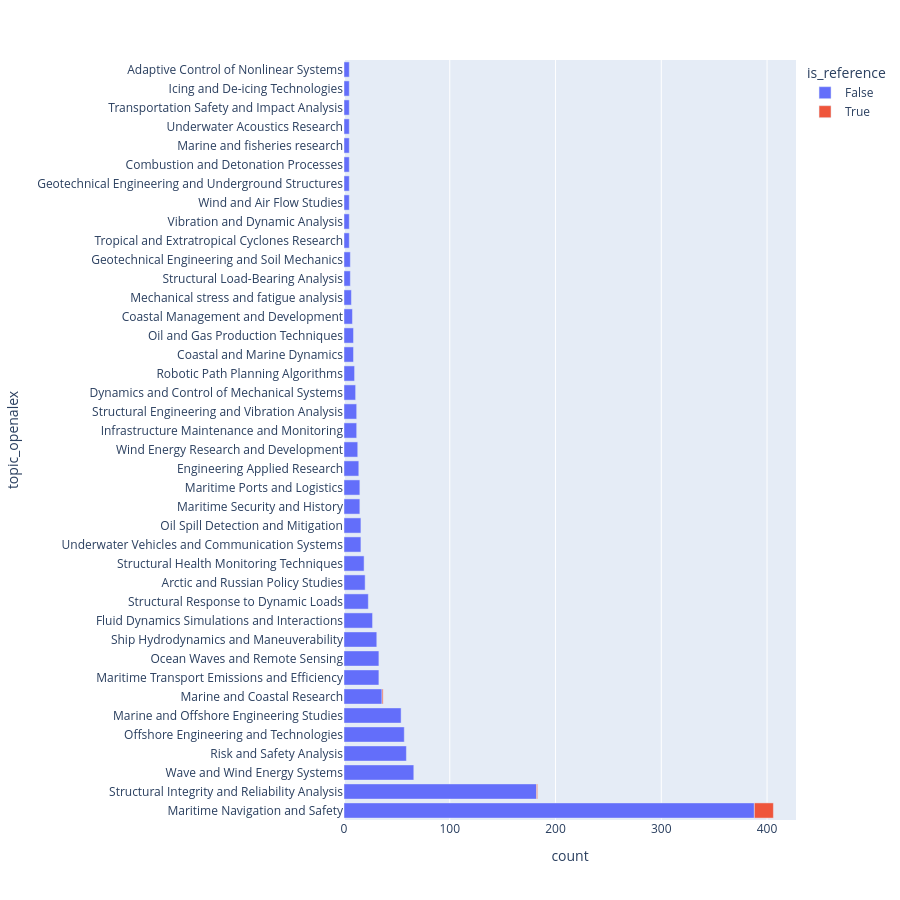

Here is the notebook cell this chart was saved with:
### Code cell
plot_histogram(
    df_seems_relevant, col_name="topic_openalex", min_count_to_keep=5, height=900
)

### Figure 1 — Plotly figure (JSON) as saved in the notebook; plotly's stock layout.template omitted (floating-point values rounded to 4 significant figures)
{"data": [{"hovertemplate": "is_reference=False<br>count=%{x}<br>topic_openalex=%{y}<extra></extra>", "legendgroup": "False", "marker": {"color": "#636efa", "pattern": {"shape": ""}}, "name": "False", "orientation": "h", "showlegend": true, "textposition": "auto", "type": "bar", "x": [388, 182, 66, 59, 57, 54, 36, 33, 33, 31, 27, 23, 20, 19, 16, 16, 15, 15, 14, 13, 12, 12, 11, 10, 9, 9, 8, 7, 6, 6, 5, 5, 5, 5, 5, 5, 5, 5, 5, 5], "xaxis": "x", "y": ["Maritime Navigation and Safety", "Structural Integrity and Reliability Analysis", "Wave and Wind Energy Systems", "Risk and Safety Analysis", "Offshore Engineering and Technologies", "Marine and Offshore Engineering Studies", "Marine and Coastal Research", "Maritime Transport Emissions and Efficiency", "Ocean Waves and Remote Sensing", "Ship Hydrodynamics and Maneuverability", "Fluid Dynamics Simulations and Interactions", "Structural Response to Dynamic Loads", "Arctic and Russian Policy Studies", "Structural Health Monitoring Techniques", "Underwater Vehicles and Communication Systems", "Oil Spill Detection and Mitigation", "Maritime Security and History", "Maritime Ports and Logistics", "Engineering Applied Research", "Wind Energy Research and Development", "Infrastructure Maintenance and Monitoring", "Structural Engineering and Vibration Analysis", "Dynamics and Control of Mechanical Systems", "Robotic Path Planning Algorithms", "Coastal and Marine Dynamics", "Oil and Gas Production Techniques", "Coastal Management and Development", "Mechanical stress and fatigue analysis", "Structural Load-Bearing Analysis", "Geotechnical Engineering and Soil Mechanics", "Tropical and Extratropical Cyclones Research", "Vibration and Dynamic Analysis", "Wind and Air Flow Studies", "Geotechnical Engineering and Underground Structures", "Combustion and Detonation Processes", "Marine and fisheries research", "Underwater Acoustics Research", "Transportation Safety and Impact Analysis", "Icing and De-icing Technologies", "Adaptive Control of Nonlinear Systems"], "yaxis": "y"}, {"hovertemplate": "is_reference=True<br>count=%{x}<br>topic_openalex=%{y}<extra></extra>", "legendgroup": "True", "marker": {"color": "#EF553B", "pattern": {"shape": ""}}, "name": "True", "orientation": "h", "showlegend": true, "textposition": "auto", "type": "bar", "x": [18, 1, 1], "xaxis": "x", "y": ["Maritime Navigation and Safety", "Marine and Coastal Research", "Structural Integrity and Reliability Analysis"], "yaxis": "y"}], "layout": {"barmode": "relative", "height": 900, "legend": {"title": {"text": "is_reference"}, "tracegroupgap": 0}, "margin": {"t": 60}, "xaxis": {"anchor": "y", "domain": [0, 1], "title": {"text": "count"}}, "yaxis": {"anchor": "x", "domain": [0, 1], "title": {"text": "topic_openalex"}}}}
